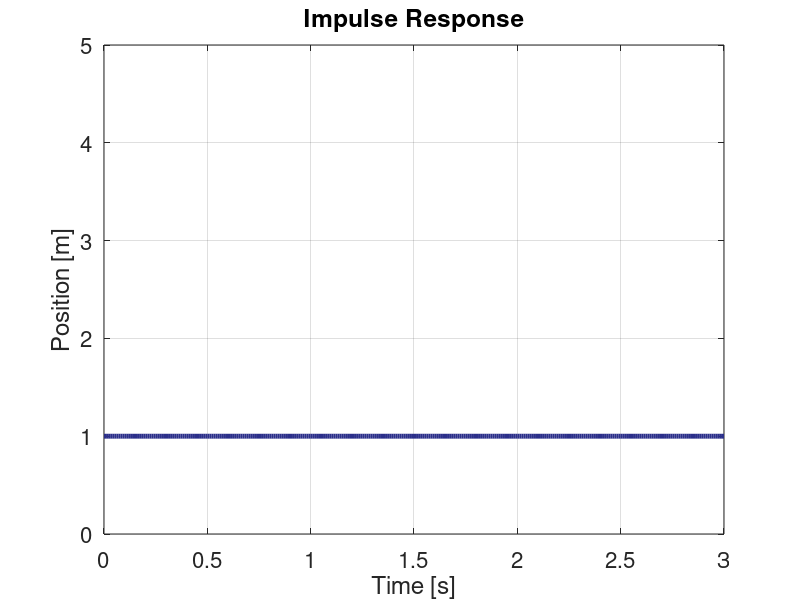
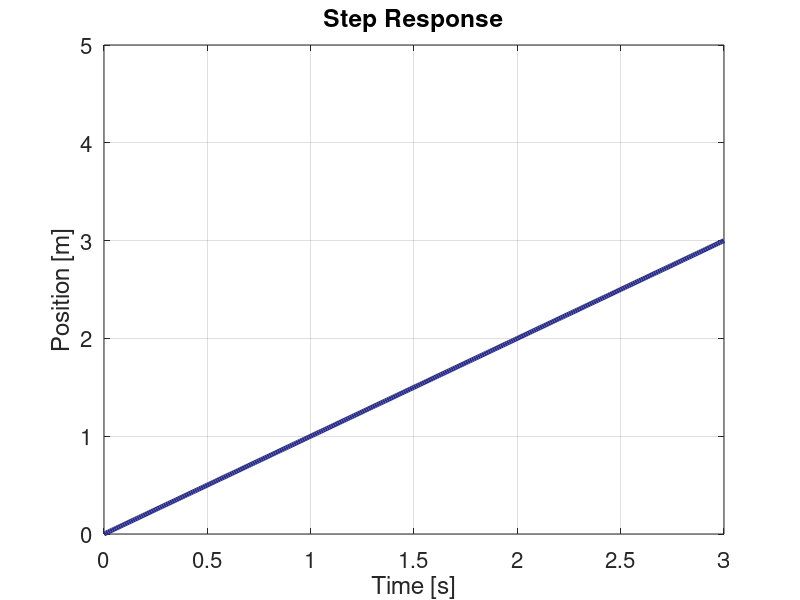
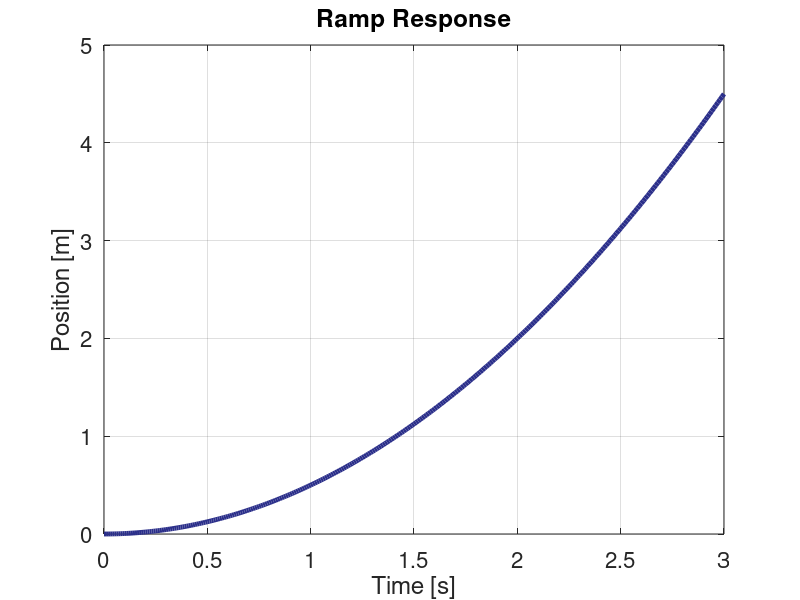
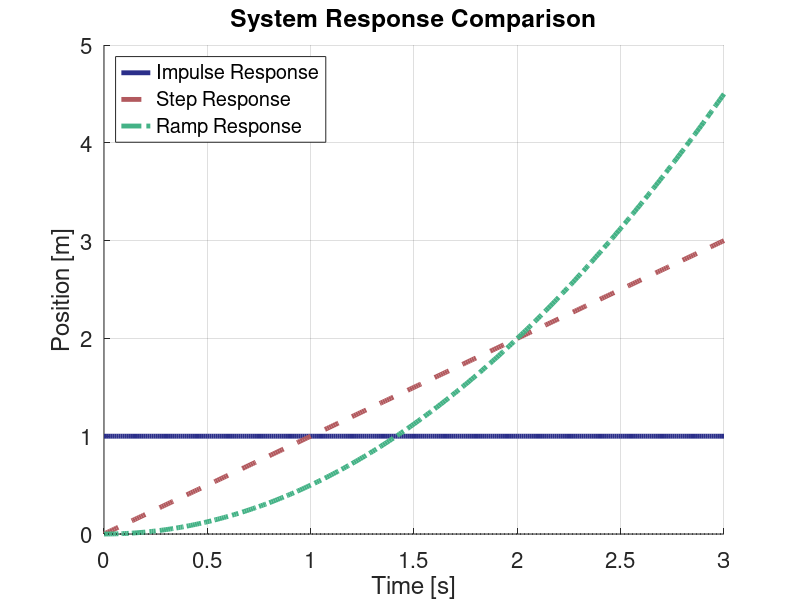

Recreate these plots in MATLAB, in order. (Note: this script raises an error after producing the figures.)
%Este programa plota a resposta da planta (tartaruga) para algumas entradas
%padrão, utilizadas em projetos de sistemas de controle.
%Função de transferência da planta: 1/s
%Entradas analisadas: impulso, degrau unitário e rampa.

%%%%%%%%%%%%%%%%%%%%%%%%%%%%%%%%%%%%%%%%%%%%%%%%%%%%%%%%%%%%%%%%%%%%%%%%%%%
%INICIALIZAÇÃO
%%%%%%%%%%%%%%%%%%%%%%%%%%%%%%%%%%%%%%%%%%%%%%%%%%%%%%%%%%%%%%%%%%%%%%%%%%%
%Limpando as variáveis e a tela
clear;
close all;
clc;

%Definindo as cores para plotagem
cor1 = [43, 47, 138]*1/255;     % Azul escuro
cor2 = [178, 89, 94]*1/255;     % Vermelho rosado
cor3 = [68, 178, 134]*1/255;    % Verde azulado
cor4 = [79, 13, 57]*1/255;      % Roxo escuro
cor5 = [16, 202, 115]*1/255;    % Verde claro
cor6 = [182, 0, 29]*1/255;      % Vermelho
cor7 = [49, 217, 76]*1/255;     % Verde fluorescente
cor8 = [0, 127, 195]*1/255;     % Azul
cor9 = [0, 0, 0]*1/255;         % Preto
cor10 = [0, 138, 0]*1/255;      % Verde escuro
cor11 = [179, 57, 81]*1/255;    % Vermelho vinho

%Tempo de simulação
t = 0:0.01:3; 

%Criando a função de transferência da planta
num = 1;
den = [1 0];
G = tf(num,den);

% Variável s para transformada de Laplace
s = tf('s');

fprintf('Transfer Function:\n');
display(G);

%%%%%%%%%%%%%%%%%%%%%%%%%%%%%%%%%%%%%%%%%%%%%%%%%%%%%%%%%%%%%%%%%%%%%%%%%%%
%CÁLCULO DAS RESPOSTAS (UMA ÚNICA VEZ)
%%%%%%%%%%%%%%%%%%%%%%%%%%%%%%%%%%%%%%%%%%%%%%%%%%%%%%%%%%%%%%%%%%%%%%%%%%%
% Calcular todas as respostas uma única vez
[y_impulse, t_impulse] = impulse(G, t);
[y_step, t_step] = step(G, t);
ramp_response = step(G/s, t);

%%%%%%%%%%%%%%%%%%%%%%%%%%%%%%%%%%%%%%%%%%%%%%%%%%%%%%%%%%%%%%%%%%%%%%%%%%%
%IMPULSE RESPONSE
%%%%%%%%%%%%%%%%%%%%%%%%%%%%%%%%%%%%%%%%%%%%%%%%%%%%%%%%%%%%%%%%%%%%%%%%%%%
figure(1)
plot(t_impulse, y_impulse, 'LineWidth', 3.5, 'Color', cor1);
title('Impulse Response', 'FontSize', 16);
xlabel('Time [s]', 'FontSize', 16);
ylabel('Position [m]', 'FontSize', 16);
set(gca, 'FontSize', 16);
ylim([0 5]);
xlim([0 t(end)]);
grid on;
print('Figure_1_impulse', '-dpng', '-r300');

%%%%%%%%%%%%%%%%%%%%%%%%%%%%%%%%%%%%%%%%%%%%%%%%%%%%%%%%%%%%%%%%%%%%%%%%%%%
%STEP RESPONSE
%%%%%%%%%%%%%%%%%%%%%%%%%%%%%%%%%%%%%%%%%%%%%%%%%%%%%%%%%%%%%%%%%%%%%%%%%%%
figure(2)
plot(t_step, y_step, 'LineWidth', 3.5, 'Color', cor1);
title('Step Response', 'FontSize', 16);
xlabel('Time [s]', 'FontSize', 16);
ylabel('Position [m]', 'FontSize', 16);
set(gca, 'FontSize', 16);
ylim([0 5]);
xlim([0 t(end)]);
grid on;
print('Figure_2_step', '-dpng', '-r300');

%%%%%%%%%%%%%%%%%%%%%%%%%%%%%%%%%%%%%%%%%%%%%%%%%%%%%%%%%%%%%%%%%%%%%%%%%%%
%RAMP RESPONSE
%%%%%%%%%%%%%%%%%%%%%%%%%%%%%%%%%%%%%%%%%%%%%%%%%%%%%%%%%%%%%%%%%%%%%%%%%%%
figure(3)
plot(t, ramp_response, 'LineWidth', 3.5, 'Color', cor1);
title('Ramp Response', 'FontSize', 16);
xlabel('Time [s]', 'FontSize', 16);
ylabel('Position [m]', 'FontSize', 16);
set(gca, 'FontSize', 16);
ylim([0 5]);
xlim([0 t(end)]);
grid on;
print('Figure_3_ramp', '-dpng', '-r300');

%%%%%%%%%%%%%%%%%%%%%%%%%%%%%%%%%%%%%%%%%%%%%%%%%%%%%%%%%%%%%%%%%%%%%%%%%%%
%COMBINED RESPONSE PLOT
%%%%%%%%%%%%%%%%%%%%%%%%%%%%%%%%%%%%%%%%%%%%%%%%%%%%%%%%%%%%%%%%%%%%%%%%%%%
figure(5);
hold on;

% Impulse response
plot(t_impulse, y_impulse, 'LineWidth', 3.5, 'Color', cor1, 'DisplayName', 'Impulse Response');

% Step response
plot(t_step, y_step, 'LineWidth', 3.5, 'Color', cor2, 'DisplayName', 'Step Response', 'LineStyle', '--');

% Ramp response
plot(t, ramp_response, 'LineWidth', 3.5, 'Color', cor3, 'DisplayName', 'Ramp Response', 'LineStyle', '-.');

% Graph settings
title('System Response Comparison', 'FontSize', 16);
xlabel('Time [s]', 'FontSize', 16);
ylabel('Position [m]', 'FontSize', 16);
legend('Location', 'northwest', 'FontSize', 16);
grid on;
set(gca, 'FontSize', 16);
xlim([0 t(end)]);
ylim([0 5]);

% Reference line at y=0
plot([0 t(end)], [0 0], 'k:', 'LineWidth', 0.5, 'HandleVisibility', 'off');

hold off;
print('Figure_5_combined_responses', '-dpng', '-r300');

%%%%%%%%%%%%%%%%%%%%%%%%%%%%%%%%%%%%%%%%%%%%%%%%%%%%%%%%%%%%%%%%%%%%%%%%%%%
%POLES AND ZEROS MAP
%%%%%%%%%%%%%%%%%%%%%%%%%%%%%%%%%%%%%%%%%%%%%%%%%%%%%%%%%%%%%%%%%%%%%%%%%%%
% Get poles and zeros
[p, z] = pzmap(G);

figure(4);
hold on;

% Plot zeros (if any)
if ~isempty(z)
    plot(real(z), imag(z), 'o', 'MarkerSize', 10, 'LineWidth', 2, 'DisplayName', 'Zeros', 'MarkerEdgeColor', 'b', 'MarkerFaceColor', 'b');
end

% Plot poles with larger marker
if ~isempty(p)
    plot(real(p), imag(p), 'x', 'MarkerSize', 15, 'LineWidth', 2, 'DisplayName', 'Poles', 'Color', 'r');
end

% Add grid lines and axes
grid on;
ax = gca;
ax.XAxisLocation = 'origin';
ax.YAxisLocation = 'origin';

% Secondary grid for better visualization
grid minor;
ax.GridAlpha = 0.3;
ax.MinorGridAlpha = 0.1;

% Set axis limits
xlim([-2, 2]);  % Adjust as needed
ylim([-1.5, 1.5]);  % Adjust as needed

% Add labels
legend('Location', 'southeast', 'FontSize', 16);
xlabel('Real Axis (σ)', 'FontSize', 16);
ylabel('Imaginary Axis (jω)', 'FontSize', 16);
title('Pole-Zero Map', 'FontSize', 16);
set(gca, 'FontSize', 16);
hold off;
print('Figure_4_poles', '-dpng', '-r300');

%%%%%%%%%%%%%%%%%%%%%%%%%%%%%%%%%%%%%%%%%%%%%%%%%%%%%%%%%%%%%%%%%%%%%%%%%%%
%FINALIZAÇÃO
%%%%%%%%%%%%%%%%%%%%%%%%%%%%%%%%%%%%%%%%%%%%%%%%%%%%%%%%%%%%%%%%%%%%%%%%%%%
%Operação realizada com sucesso
disp('Plotting completed successfully!')

%Deletando os arquivos .asv
delete *.asv
